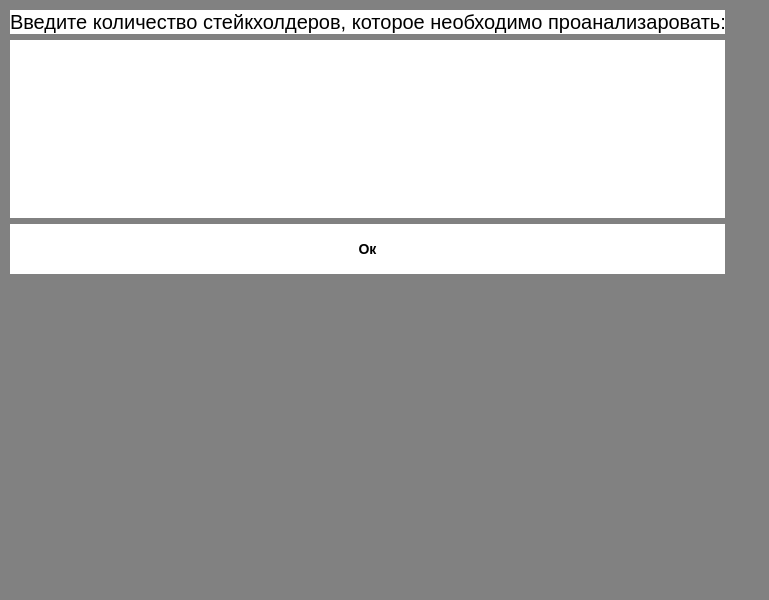
<?xml version="1.0" encoding="UTF-8"?>
<ui version="4.0">
 <class>MainWindow</class>
 <widget class="QMainWindow" name="MainWindow">
  <property name="geometry">
   <rect>
    <x>0</x>
    <y>0</y>
    <width>769</width>
    <height>600</height>
   </rect>
  </property>
  <property name="windowTitle">
   <string>MainWindow</string>
  </property>
  <property name="styleSheet">
   <string notr="true">background-color: rgb(129, 129, 129);</string>
  </property>
  <widget class="QWidget" name="centralwidget">
   <widget class="QWidget" name="gridLayoutWidget">
    <property name="geometry">
     <rect>
      <x>10</x>
      <y>10</y>
      <width>715</width>
      <height>264</height>
     </rect>
    </property>
    <property name="styleSheet">
     <string>font-size: 20px;
width: 75px;
height: 50px;
text-align: center</string>
    </property>
    <layout class="QGridLayout" name="gridLayout">
     <item row="1" column="0">
      <widget class="QTextEdit" name="textEdit">
       <property name="styleSheet">
        <string notr="true">
	background-color: rgb(255, 255, 255);
	width: 75px;
	height: 50px;
	font-size: 14px;
	font-weight: bold;
	border: none;
	text-align: center;
</string>
       </property>
      </widget>
     </item>
     <item row="2" column="0">
      <widget class="QPushButton" name="pushButton">
       <property name="styleSheet">
        <string notr="true">QPushButton {
	background-color: rgb(255, 255, 255);
	width: 75px;
	height: 50px;
	font-size: 14px;
	font-weight: bold;
	border: none;
	text-align: center;
}

QPushButton:hover {
	background-color: silver;
}

QPushButton:pressed {
	background-color: rgb(67, 67, 67);
}</string>
       </property>
       <property name="text">
        <string>Ок</string>
       </property>
      </widget>
     </item>
     <item row="0" column="0">
      <widget class="QLabel" name="label">
       <property name="styleSheet">
        <string notr="true">font-size: 20px;
background-color: rgb(255, 255, 255);</string>
       </property>
       <property name="text">
        <string>Введите количество стейкхолдеров, которое необходимо проанализаровать:</string>
       </property>
      </widget>
     </item>
    </layout>
   </widget>
  </widget>
  <widget class="QMenuBar" name="menubar">
   <property name="geometry">
    <rect>
     <x>0</x>
     <y>0</y>
     <width>769</width>
     <height>21</height>
    </rect>
   </property>
  </widget>
  <widget class="QStatusBar" name="statusbar"/>
 </widget>
 <resources/>
 <connections/>
</ui>
